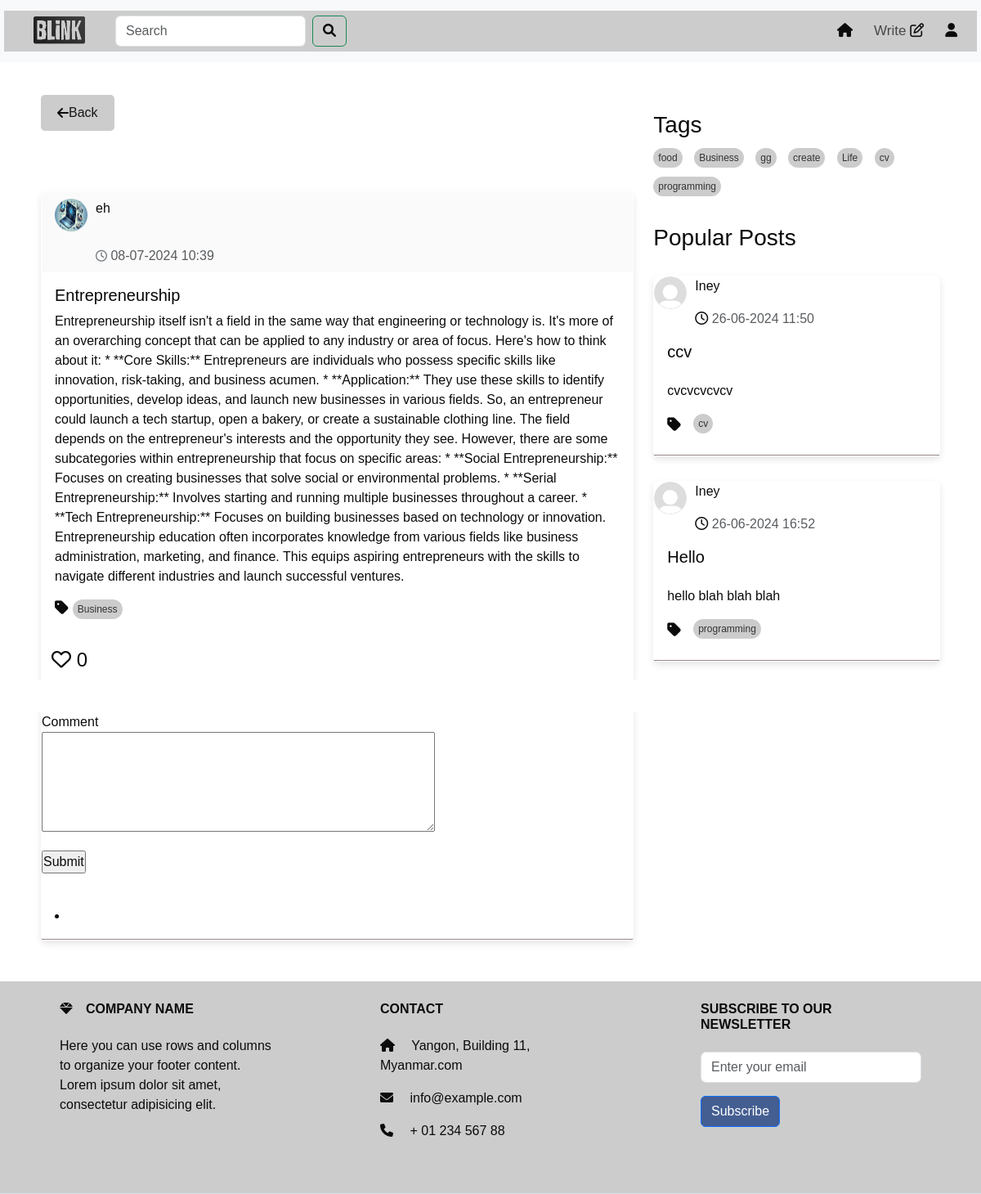
Page /full_post/8 (signed in) on the committed database.
### models.py (models this page shows, shortened)
class User(UserMixin,db.Model):
    id = db.Column(db.Integer, primary_key=True)
    username = db.Column(db.String(50), unique=True)
    email =db.Column(db.String(50), unique=True)
    password = db.Column(db.String(100))
    bio = db.Column(db.String(50))
    profile_picture = db.Column(db.String(250))
    posts = db.relationship('Post', backref='author', lazy=True)
    comments = db.relationship('Comment', backref='author', lazy=True)

class Post(db.Model):
    id = db.Column(db.Integer, primary_key=True)
    title = db.Column(db.Text())
    content = db.Column(db.Text())
    tag = db.Column(db.Text(), nullable=False)
    user_id = db.Column(db.Integer, db.ForeignKey('user.id'), nullable=False)
    created_date = db.Column(db.DateTime,default=datetime.datetime.now)
    likes = db.Column(db.Integer, default=0)
    meta = db.Column(db.Text, nullable=True)
    comments = db.relationship('Comment', backref='post',cascade="all, delete", lazy=True)

### route.py (the view)
@app.route("/full_post/<int:post_id>",methods=['GET', 'POST'])
@login_required
def full_post(post_id,limit=2):
    post = Post.query.get_or_404(post_id)
    unique_tags = list(set(tag for tag, in Post.query.with_entities(Post.tag).distinct().limit(15)))
    popular_posts = Post.query.order_by(Post.likes.desc()).limit(limit).all()
    comment_form = CommentForm()
    forms=SearchForm()
    query = forms.search.data
    if forms.validate_on_submit():
         search_results = Post.query.filter(Post.title.ilike(f'%{query}%')).all()
         return render_template('search_results.html' , form=forms,search_results =search_results,popular_posts = popular_posts)
    elif comment_form.validate_on_submit():
        comment = Comment(content=comment_form.content.data, post=post, author=current_user)
        db.session.add(comment)
        db.session.commit()
        comment_form.content.data=''
        return render_template('full_post.html',tags=unique_tags, post=post ,comment_form = comment_form , form = forms,popular_posts = popular_posts)
    return render_template('full_post.html', tags=unique_tags,post=post ,comment_form = comment_form , form = forms,popular_posts = popular_posts )

### forms.py
class CommentForm(FlaskForm):
    content = TextAreaField('Comment', validators=[DataRequired()])
    submit = SubmitField('Submit')

class SearchForm(FlaskForm):
    search = StringField('Search ', validators=[DataRequired()])
    submit = SubmitField('Search')

### route.py (called while the page is built)
@login_manager.user_loader
def loader_user(user_id):
    return User.query.get(user_id)

### templates/full_post.html (shortened to what this page needs)
<!DOCTYPE html>
<html lang="en">
<head>
  <link href="https://cdn.jsdelivr.net/npm/bootstrap@5.3.3/dist/css/bootstrap.min.css" rel="stylesheet">
  <link href="https://cdnjs.cloudflare.com/ajax/libs/font-awesome/6.0.0-beta3/css/all.min.css" rel="stylesheet">
  <link rel="stylesheet" href="https://cdnjs.cloudflare.com/ajax/libs/font-awesome/5.15.4/css/all.min.css">
  <link href="https://cdnjs.cloudflare.com/ajax/libs/font-awesome/6.0.0-beta3/css/all.min.css" rel="stylesheet">
  <link rel="stylesheet" href="/static/full_post.css">
  <link rel="stylesheet" href="/static/topnav.css" />
</head>
<body>
  {% include 'topnav.html' %}
<div>
  <div class="container" >
    <div class="row">
      <div class="col-sm-8">
        <div id="posts-container">
          <a href="{{ url_for('home') }}" style="text-decoration: none;">
            <button class="back-button" onclick="goBack()">
              <i class="fa fa-arrow-left "> </i>
                Back
          </button>
          </a>
          <div class="card">
            <div class="card-header">
                <div class="profile-image">
                  <a
                  class="nav-link"
                  href="{{ url_for('profile',user_id=post.user_id) }}"
                  ><img
                    src="{{ url_for('static', filename='/photo/user_profile/'+post.author.profile_picture) }}"
                    width="60"
                    height="60"
                    alt=""
                       /></a>
                <div style="width: 300px">
                    <p id="name">
                      <a
                      class="nav-link"
                      href="{{ url_for('profile',user_id=post.user_id) }}"
                      >{{post.author.username}}</a
                    >
                    </p>
                    <p class="text-muted mb-0"><i class="fa-regular fa-clock"></i>  {{post.created_date.strftime('%d-%m-%Y %H:%M')}}</p>
                 </div>
               </div>
          </div>
          <div class="card-body">
            <h5 class="card-title">{{post.title}}</h5>
            <p >{{post.content}}</p>
            <div class="tags-container">
              <ul class="list-group list-group-horizontal">
                <i class="fas fa-tag"></i>
                <a href="{{ url_for('home_tag',tag=post.tag ) }}" class="tag">{{post.tag}} </a>
              </ul>
              </div>
          </div>
              <form
              action="{{ url_for('like_post', post_id=post.id) }}"
              method="post"
              style="display: inline"
            >
            <div class="card-end" style="border-bottom: #958787 solid 1px;">
              <button type="submit" class="btn btn-light heart-button" onclick="toggleHeart(this)">
                <i class="far fa-heart"></i>
                <span>{{ post.likes }}</span>
              </button>
               </form>
                <div class="timeline-comment-box">
               </div>
                    <div class="input">
                      <form method="post" style="display: inline">
                            <div class="form-group">
                              {{ comment_form.content.label }}<br />
                              {{ comment_form.content(cols=50, rows=5) }}
                            </div>
                            <p>{{ comment_form.submit() }}</p>
                            </form>
                    </div>
                              <ul>
                              </ul>
        </div>
      </div>
      </div>
    </div>
    {% include 'sidenav.html' %}
  </div>
</div>
  {% include 'footer.html' %}
</body>
</html>

### templates/sidenav.html (shortened to what this page needs)
<!DOCTYPE html>
<html lang="en">
  <head>
    <link
      href="https://cdn.jsdelivr.net/npm/bootstrap@5.3.3/dist/css/bootstrap.min.css"
      rel="stylesheet"
    />
    <link
      href="https://cdnjs.cloudflare.com/ajax/libs/font-awesome/6.0.0-beta3/css/all.min.css"
      rel="stylesheet"
    />
    <link
      rel="stylesheet"
      href="https://cdnjs.cloudflare.com/ajax/libs/font-awesome/5.15.4/css/all.min.css"
    />
    <link
      href="https://cdnjs.cloudflare.com/ajax/libs/font-awesome/6.0.0-beta3/css/all.min.css"
      rel="stylesheet"
    />
    <link rel="stylesheet" href="/static/home.css" />
  </head>
  <body>
    <div class="col-sm-4" id="right-column">
      <div class="tags-section">
        <h3>Tags</h3>
        <div class="tags-container">
          {% if tags %} {% for tag in tags %}
          <a href="{{ url_for('home_tag',tag=tag ) }}" class="tag">{{ tag }}</a>
          {% endfor %} {% else %}
          <p>No tags available</p>
          {% endif %}
        </div>
      </div>
      <div class="mt-4">
        <h3>Popular Posts</h3>
        {% for popular_post in popular_posts %}
        <div class="card">
          <div>
            <div class="profile-image">
              <a
                class="nav-link"
                href="{{ url_for('profile',user_id=popular_post.user_id) }}"
                ><img
                  src="{{ url_for('static', filename='/photo/user_profile/'+popular_post.author.profile_picture) }}"
                  width="60"
                  height="60"
                  alt=""
              /></a>
              <div style="width: 300px">
                <p id="name">
                  <a
                    class="nav-link"
                    href="{{ url_for('profile',user_id=popular_post.user_id) }}"
                    >{{popular_post.author.username}}</a
                  >
                </p>
                <p class="text-muted mb-0">
                  <i class="fa-regular fa-clock"></i>
                  {{popular_post.created_date.strftime('%d-%m-%Y %H:%M')}}
                </p>
              </div>
            </div>
          </div>
          <div class="card-body">
            <a
              class="nav-link"
              href="{{ url_for('full_post',post_id=popular_post.id) }}"
            >
              <h5 class="card-title" id="popular">{{popular_post.title}}</h5>
              <p class="card-text" id="card-description">
                {{popular_post.meta |safe }}
              </p>
              <div class="tags-container">
                <ul class="list-group list-group-horizontal">
                  <i class="fas fa-tag"></i>
                  <a
                    href="{{ url_for('home_tag',tag=popular_post.tag ) }}"
                    class="tag"
                    >{{popular_post.tag}}</a
                  >
                </ul>
              </div>
            </a>
          </div>
          <div class="card-end" style="border-bottom: #958787 solid 1px"></div>
        </div>
        {% endfor %}
      </div>
    </div>
  </body>
</html>

### static/full_post.css (style rules this page uses)
* { margin: 0; padding: 0; box-sizing: border-box; }
body { font-family: sans-serif; color: #0c0b0b; background-color: #f8f9fa; }
a { text-decoration: none; color: inherit; }
.container { background: #fff; padding: 20px; margin-top: 20px; }
.card { width: 100%; margin: 30px auto; color: #070707; background-color: #ffffff; border: 1px solid #ccc; border-radius: 8px; box-shadow: 0 4px 8px rgba(0, 0, 0, 0.1); }
.card-header { display: flex; justify-content: space-between; align-items: center; padding: 0.5rem 1rem; background-color: #eee; border-bottom: 1px solid #ccc; }
.profile-image { margin-right: 10px; }
.profile-image img { border-radius: 50%; width: 40px; height: 40px; }
.card-body { background-color: #ffffff; }
.back-button { display: flex; align-items: center; padding: 10px 20px; background-color: #ccc; color: #181515; border: none; border-radius: 5px; cursor: pointer; font-size: 16px; text-decoration: none; transition: background-color 0.3s; margin-bottom: 20px; }
.timeline-comment-box { background: #ffffff; margin-left: -15px; margin-right: -15px; padding: 20px 25px; }
.heart-button { border: none; background-color: transparent; cursor: pointer; font-size: 1.5rem; color: #e74c3c; transition: color 0.3s; }

### static/topnav.css (style rules this page uses)
* { color: #0c0b0b; font-family: sans-serif; margin: 0; padding: 0; box-sizing: border-box; }
.container { background: #fff; padding: 20px; margin-top: 20px; z-index: 1; }
.row a { border-radius: 15%; margin-bottom: 10px; margin-right: 10px; }

### static/home.css (style rules this page uses)
* { color: #0c0b0b; font-family: sans-serif; margin: 0; padding: 0; box-sizing: border-box; }
.container { background: #fff; padding: 20px; margin-top: 20px; z-index: 1; }
.back-button { display: flex; align-items: center; padding: 10px 20px; background-color: #ccc; color: #181515; border: none; border-radius: 5px; cursor: pointer; font-size: 16px; transition: background-color 0.3s; }
.card { color: #070707; border-color: #ffffff; background-color: #ffffff; }
.card-header { padding: 10px; background-color: #fafafa; border-bottom: 1px solid #ccc; display: flex; align-items: center; border-bottom: none !important; }
.card-header { display: flex; flex-direction: row; justify-content: space-between; align-items: center; padding: 0.5rem 1rem; }
.profile-image { margin-right: 10px; }
.profile-image img { border-radius: 50%; width: 40px; height: 40px; }
.card-header p { margin: 0; }
.card-header i { margin: 0; font-size: 14px; color: #6c757d; }
.card-body { background-color: #ffffff; }
.card-text { overflow: hidden; text-overflow: ellipsis; display: -webkit-box; -webkit-line-clamp: 3; -webkit-box-orient: vertical; transition: -webkit-line-clamp 0.5s ease; }
.profile-image { float: left; display: flex; justify-content: center; margin-right: 1rem; }
.profile-image img { border-radius: 50%; }
#right-column { position: -webkit-sticky; position: sticky; top: 0; height: 100vh; overflow-y: auto; padding-top: 20px; }
ul { display: flex; }
.timeline-comment-box { background: #ffffff; margin-left: -15px; margin-right: -15px; padding: 20px 25px; }
#right-column { position: -webkit-sticky; position: sticky; top: 0; height: 100vh; overflow-y: hidden; padding-top: 20px; z-index: 1; }
.tags-container { margin-top: 10px; }
.fa-tag { font-size: 1.2em; margin-right: 5px; vertical-align: middle; }
.tags-container .tag { background-color: #ccc; color: #333; padding: 3px 6px; margin-right: 10px; border-radius: 20px; text-decoration: none; font-size: 12px; display: inline-block; }
.heart-button { border: none; background-color: transparent; cursor: pointer; font-size: 1.5rem; color: #e74c3c; transition: color 0.3s; }

### rows in the picture
User: profile_picture (picture), author.username "eh"
Post: created_date "08-07-2024 10:39", title "Entrepreneurship", content "Entrepreneurship itself isn't a field in the same way that engineering or technology is. It's more of an overarching concept that can be applied to any industry or area of focus. Here's how to think about it: * **Core Skills:** Entrepreneurs are individuals who possess specific skills like innovation, risk-taking, and business acumen. * **Application:** They use these skills to identify opportunities, develop ideas, and launch new businesses in various fields. So, an entrepreneur could launch a tech startup, open a bakery, or create a sustainable clothing line. The field depends on the entrepreneur's interests and the opportunity they see. However, there are some subcategories within…", tag "Business", likes "0"
Post: tag "food"
Post: tag "create"
Post: tag "Life"
Post: profile_picture (placeholder picture), author.username "Iney", created_date "26-06-2024 11:50", title "ccv", meta "cvcvcvcvcv", tag "cv"
Post: profile_picture (placeholder picture), author.username "Iney", created_date "26-06-2024 16:52", title "Hello", meta "hello blah blah blah", tag "programming"

### other values in the picture
{{ comment_form.content.label }} "Comment"
{{ tag }} "gg" "cv" "programming"
